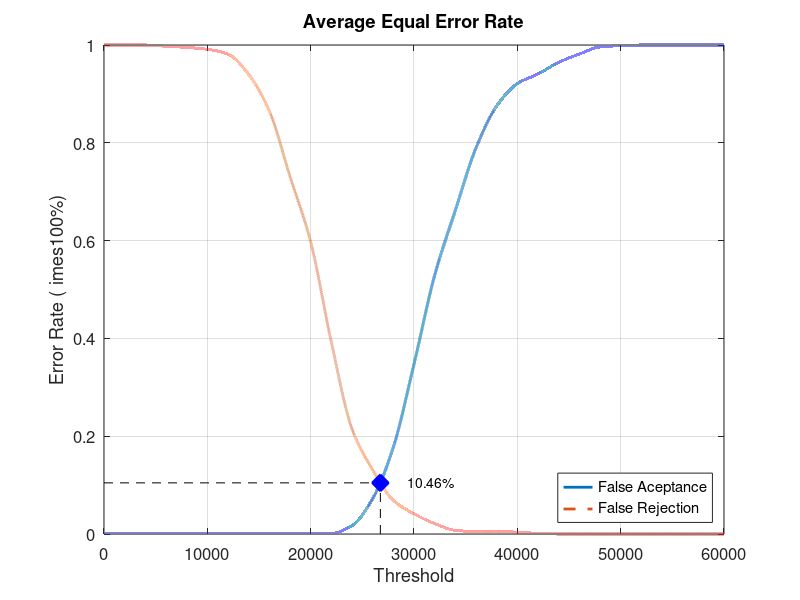
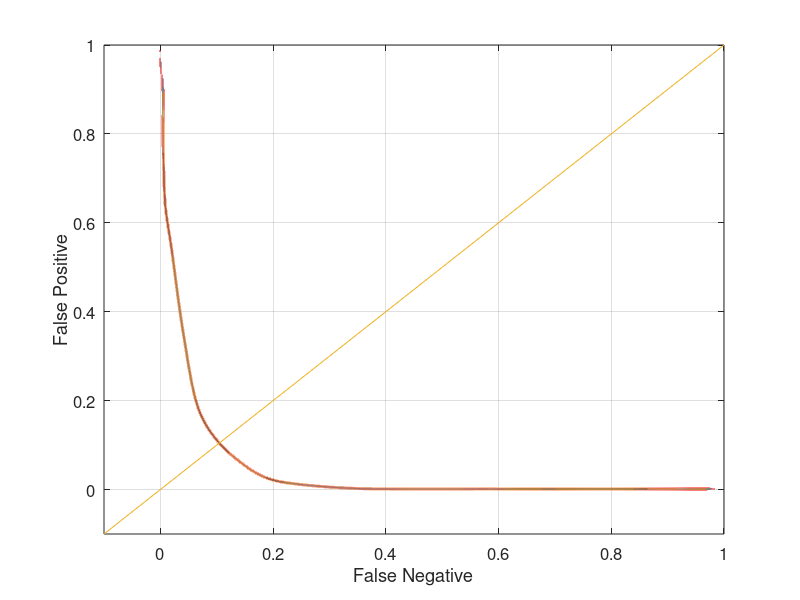

Source code (MATLAB) for these figures, in order:
close all;
clear;
clc;
x = 0:2000:60000;
xq = 0:0.5:60000;

y0 = [0 0.00131579 0.00131579 0.00131579 0.00131579 0.00131579 0.00131579 0.00131579 0.00131579 0.00131579 0.00131579 0.00131579 0.0171053 0.0723684 0.177632 0.347368 0.528947 0.661842 0.789474 0.875 0.921053 0.94079 0.964474 0.981579 0.996053 0.998684 1 1 1 1 1]
yy0 = interp1(x, y0, xq, 'pchip');
y1 = [1 1 1 0.9975 0.995 0.99125 0.98125 0.94 0.865 0.73125 0.5975 0.3925 0.215 0.13125 0.06875 0.04125 0.02125 0.0075 0.005 0.005 0.00375 0.00125 0 0 0 0 0 0 0 0 0]
yy1 = interp1(x, y1, xq, 'pchip');

% Calculating EER: 
y2 = abs(y0 - y1);
find(y2 == min(y2))
yy2 = abs(yy0 - yy1);
xEER = find(yy2 == min(yy2));
xEERIndex = xq(xEER) % X-axis EER
yEER = yy0(xEER) % Y-axis EER

main = figure
plot(xq, yy0,'-','LineWidth', 2);	hold on
plot(xq, yy1,'--','LineWidth', 2);	hold on
plot([xEERIndex xEERIndex], [0 yEER], 'k--');	hold on
plot([0 xEERIndex], [yEER yEER], 'k--');	hold on
plot(xEERIndex, yEER, 'bx', 'LineWidth', 10);	hold on
text(xEERIndex + 10 * xEERIndex / 100, yEER, [num2str(round((10000 * yEER)) / 100) '%'])
legend('False Aceptance', 'False Rejection', 'Location', 'SouthEast')
xlabel('Threshold')
ylabel('Error Rate (	imes100%)')
title('Average Equal Error Rate')
set(gca, 'FontSize', 12)
axis([0 60000 0 1])
grid on

print(main, 'Experiment2AverageMain', '-dpng');
FNRxFPR = figure('Color', [1 1 1]);
plot(yy1, yy0, '-', yy1, yy0, 'LineWidth', 2);
hold on
y = -0.1:0.1:1
plot(y, y); 
set(gca, 'FontSize', 12)
xlabel('False Negative')
ylabel('False Positive')
axis([-0.1 1 -0.1 1])
set(gca, 'FontSize', 12)
grid on

print(FNRxFPR, 'Experiment2AverageFNRxFPR','-dpng');
